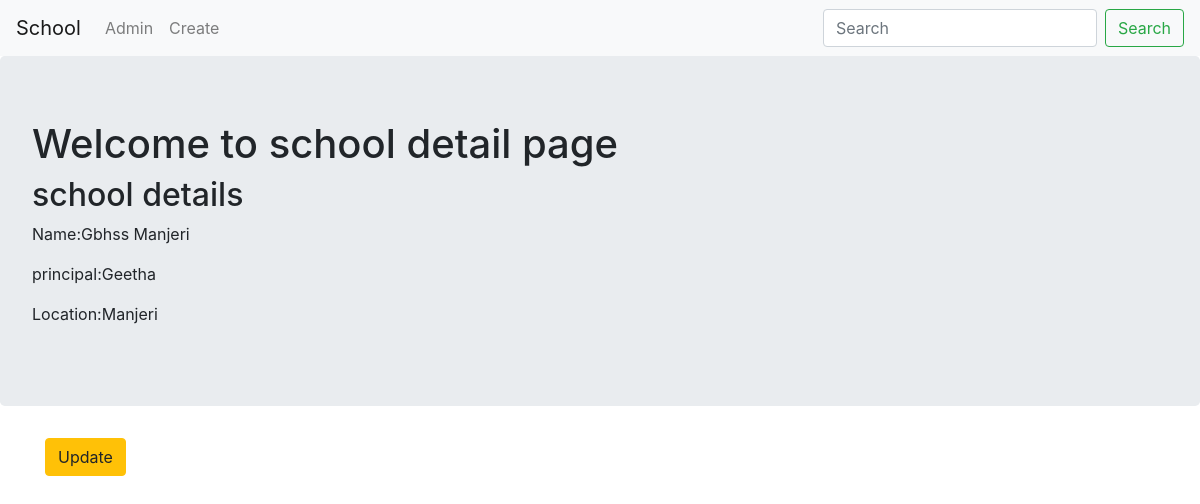
The page /thirdapp/3/ on the database its author committed.
### thirdapp/models.py (models this page shows, shortened)
class School(models.Model):
    name=models.CharField(max_length=256)
    principal=models.CharField(max_length=256)
    location=models.CharField(max_length=256)

### thirdapp/views.py (the view)
# urls.py: re_path(r'^(?P<pk>\d+)/$',SchoolDetailView.as_view(),name='detail'),
class SchoolDetailView(DetailView):
    context_object_name='school_detail'
    model=models.School
    template_name='school_details.html'

### thirdapp/templates/school_details.html
{%extends "base.html"%}
{%block content%}
<div class="jumbotron">
  <h1>Welcome to school detail page</h1>
  <h2>school details</h2>
  <p>Name:{{school_detail.name}}</p>
  <p>principal:{{school_detail.principal}}</p>
  <p>Location:{{school_detail.location}}</p>
</div>
<div class="container">
  <p><a class="btn btn-warning" href="{%url 'basic_app:update' pk=school_detail.pk %}">Update</a></p>
</div>
{%endblock%}

### rows shown on the page
School: name "Gbhss Manjeri", principal "Geetha", location "Manjeri"
